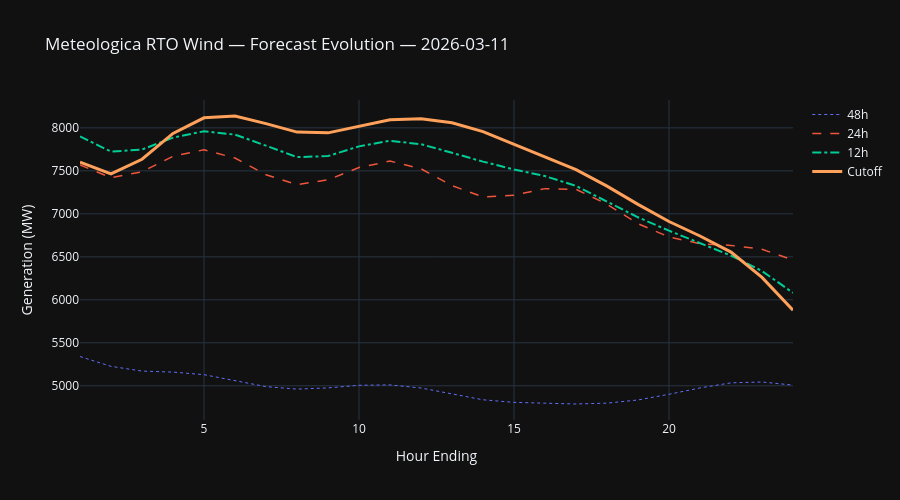

Notebook code for this chart:
### Markdown cell above
## 3. Forecast Evolution — Cutoff vs Lookbacks

### Code cell
# Overlay 48h -> 24h -> 12h -> cutoff for the latest forecast_date
latest_date = df["forecast_date"].max()
df_latest = df[df["forecast_date"] == latest_date].sort_values("hour_ending")

colors = {"48h": "#636EFA", "24h": "#EF553B", "12h": "#00CC96", "Cutoff": "#FFA15A"}
dashes = {"48h": "dot", "24h": "dash", "12h": "dashdot", "Cutoff": "solid"}

fig = go.Figure()
for label, col, width in [
    ("48h", "gen_mw_48h", 1),
    ("24h", "gen_mw_24h", 1.5),
    ("12h", "gen_mw_12h", 2),
    ("Cutoff", "cutoff_gen_mw", 3),
]:
    fig.add_trace(go.Scatter(
        x=df_latest["hour_ending"],
        y=df_latest[col],
        name=label,
        line=dict(color=colors[label], dash=dashes[label], width=width),
    ))

fig.update_layout(
    height=500,
    template="plotly_dark",
    title_text=f"Meteologica RTO Wind \u2014 Forecast Evolution \u2014 {latest_date}",
    xaxis_title="Hour Ending",
    yaxis_title="Generation (MW)",
)
fig.show()

### Figure 1 — Plotly figure (JSON) as saved in the notebook; plotly's stock layout.template omitted (floating-point values rounded to 4 significant figures)
{"data": [{"line": {"color": "#636EFA", "dash": "dot", "width": 1}, "name": "48h", "type": "scatter", "x": [1, 2, 3, 4, 5, 6, 7, 8, 9, 10, 11, 12, 13, 14, 15, 16, 17, 18, 19, 20, 21, 22, 23, 24], "y": [5340.0, 5226.0, 5171.0, 5159.0, 5129.0, 5058.0, 4990.0, 4961.0, 4975.0, 5006.0, 5010.0, 4974.0, 4905.0, 4837.0, 4807.0, 4794.0, 4788.0, 4798.0, 4835.0, 4901.0, 4975.0, 5034.0, 5044.0, 5008.0]}, {"line": {"color": "#EF553B", "dash": "dash", "width": 1.5}, "name": "24h", "type": "scatter", "x": [1, 2, 3, 4, 5, 6, 7, 8, 9, 10, 11, 12, 13, 14, 15, 16, 17, 18, 19, 20, 21, 22, 23, 24], "y": [7568.0, 7421.0, 7489.0, 7670.0, 7745.0, 7649.0, 7455.0, 7339.0, 7396.0, 7538.0, 7614.0, 7524.0, 7328.0, 7196.0, 7217.0, 7293.0, 7285.0, 7112.0, 6885.0, 6731.0, 6652.0, 6633.0, 6588.0, 6462.0]}, {"line": {"color": "#00CC96", "dash": "dashdot", "width": 2}, "name": "12h", "type": "scatter", "x": [1, 2, 3, 4, 5, 6, 7, 8, 9, 10, 11, 12, 13, 14, 15, 16, 17, 18, 19, 20, 21, 22, 23, 24], "y": [7900.0, 7724.0, 7748.0, 7886.0, 7961.0, 7921.0, 7793.0, 7660.0, 7672.0, 7785.0, 7850.0, 7810.0, 7710.0, 7607.0, 7516.0, 7439.0, 7325.0, 7146.0, 6960.0, 6804.0, 6660.0, 6514.0, 6335.0, 6081.0]}, {"line": {"color": "#FFA15A", "dash": "solid", "width": 3}, "name": "Cutoff", "type": "scatter", "x": [1, 2, 3, 4, 5, 6, 7, 8, 9, 10, 11, 12, 13, 14, 15, 16, 17, 18, 19, 20, 21, 22, 23, 24], "y": [7600.0, 7465.0, 7635.0, 7935.0, 8117.0, 8138.0, 8049.0, 7951.0, 7942.0, 8020.0, 8094.0, 8106.0, 8059.0, 7957.0, 7807.0, 7662.0, 7515.0, 7322.0, 7110.0, 6911.0, 6742.0, 6555.0, 6260.0, 5878.0]}], "layout": {"height": 500, "title": {"text": "Meteologica RTO Wind — Forecast Evolution — 2026-03-11"}, "xaxis": {"title": {"text": "Hour Ending"}}, "yaxis": {"title": {"text": "Generation (MW)"}}}}
